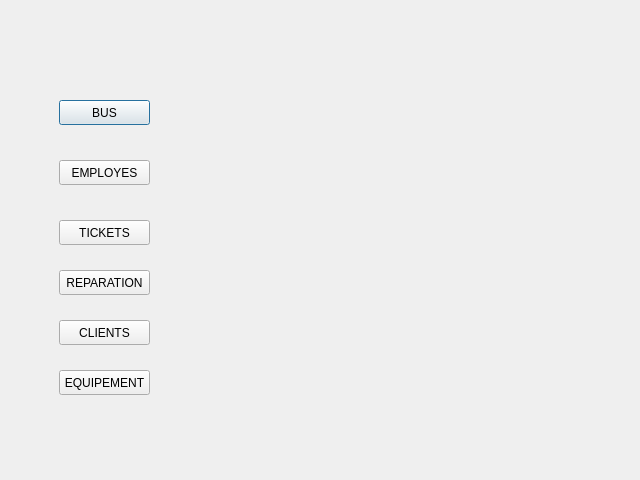
<?xml version="1.0" encoding="UTF-8"?>
<ui version="4.0">
 <class>MainDialog</class>
 <widget class="QDialog" name="MainDialog">
  <property name="geometry">
   <rect>
    <x>0</x>
    <y>0</y>
    <width>640</width>
    <height>480</height>
   </rect>
  </property>
  <property name="windowTitle">
   <string>Smartn</string>
  </property>
  <widget class="QPushButton" name="BUS">
   <property name="geometry">
    <rect>
     <x>59</x>
     <y>100</y>
     <width>91</width>
     <height>25</height>
    </rect>
   </property>
   <property name="text">
    <string>BUS</string>
   </property>
  </widget>
  <widget class="QPushButton" name="EMPLOYES">
   <property name="geometry">
    <rect>
     <x>59</x>
     <y>160</y>
     <width>91</width>
     <height>25</height>
    </rect>
   </property>
   <property name="text">
    <string>EMPLOYES</string>
   </property>
  </widget>
  <widget class="QPushButton" name="pushButton">
   <property name="geometry">
    <rect>
     <x>59</x>
     <y>220</y>
     <width>91</width>
     <height>25</height>
    </rect>
   </property>
   <property name="text">
    <string>TICKETS</string>
   </property>
  </widget>
  <widget class="QPushButton" name="pushButton_3">
   <property name="geometry">
    <rect>
     <x>59</x>
     <y>270</y>
     <width>91</width>
     <height>25</height>
    </rect>
   </property>
   <property name="text">
    <string>REPARATION</string>
   </property>
  </widget>
  <widget class="QPushButton" name="pushButton_4">
   <property name="geometry">
    <rect>
     <x>59</x>
     <y>320</y>
     <width>91</width>
     <height>25</height>
    </rect>
   </property>
   <property name="text">
    <string>CLIENTS</string>
   </property>
  </widget>
  <widget class="QPushButton" name="pushButton_5">
   <property name="geometry">
    <rect>
     <x>59</x>
     <y>370</y>
     <width>91</width>
     <height>25</height>
    </rect>
   </property>
   <property name="text">
    <string>EQUIPEMENT</string>
   </property>
  </widget>
 </widget>
 <resources/>
 <connections/>
</ui>
